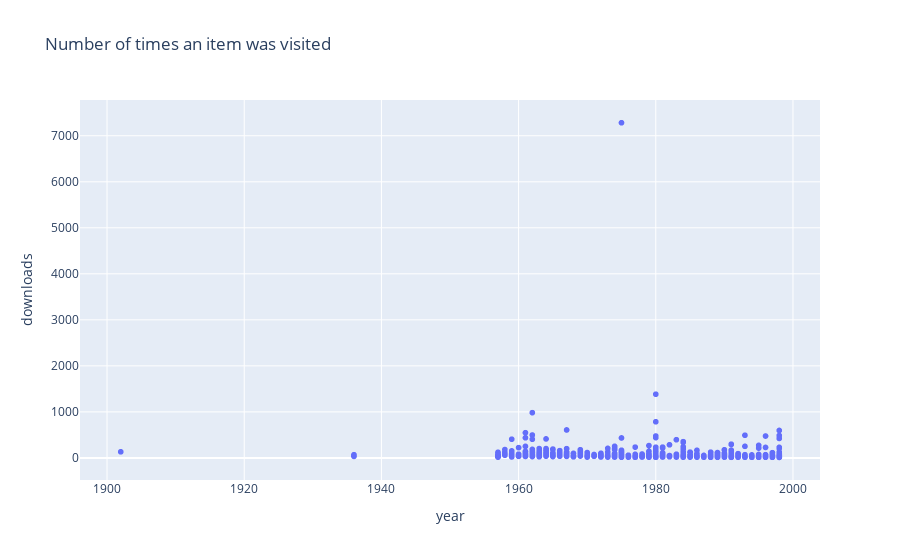

Notebook cell for this chart:
### Markdown cell above
<h2 align='center'>Visualizing some data using Plotly</h2>

### Code cell
# audiocollection, nasa, jsc-pao-video-collection
subset = flattened_nasa[flattened_nasa['collection']=='langleyresearchcentermediaarchive']

px.scatter(data_frame=subset,x='year',y='downloads',hover_name='title',title='Number of times an item was visited')

### Figure 1 — Plotly figure (JSON) as saved in the notebook; plotly's stock layout.template omitted (floating-point values rounded to 4 significant figures; data arrays with more than 128 entries replaced by an {"elided": "..."} marker saying what was removed)
{"data": [{"hovertemplate": "<b>%{hovertext}</b><br><br>year=%{x}<br>downloads=%{y}<extra></extra>", "hovertext": {"elided": "3437 str values"}, "legendgroup": "", "marker": {"color": "#636efa", "symbol": "circle"}, "mode": "markers", "name": "", "showlegend": false, "type": "scattergl", "x": {"elided": "3437 str values"}, "xaxis": "x", "y": {"elided": "3437 int values"}, "yaxis": "y"}], "layout": {"legend": {"tracegroupgap": 0}, "title": {"text": "Number of times an item was visited"}, "xaxis": {"anchor": "y", "domain": [0, 1], "title": {"text": "year"}}, "yaxis": {"anchor": "x", "domain": [0, 1], "title": {"text": "downloads"}}}}
